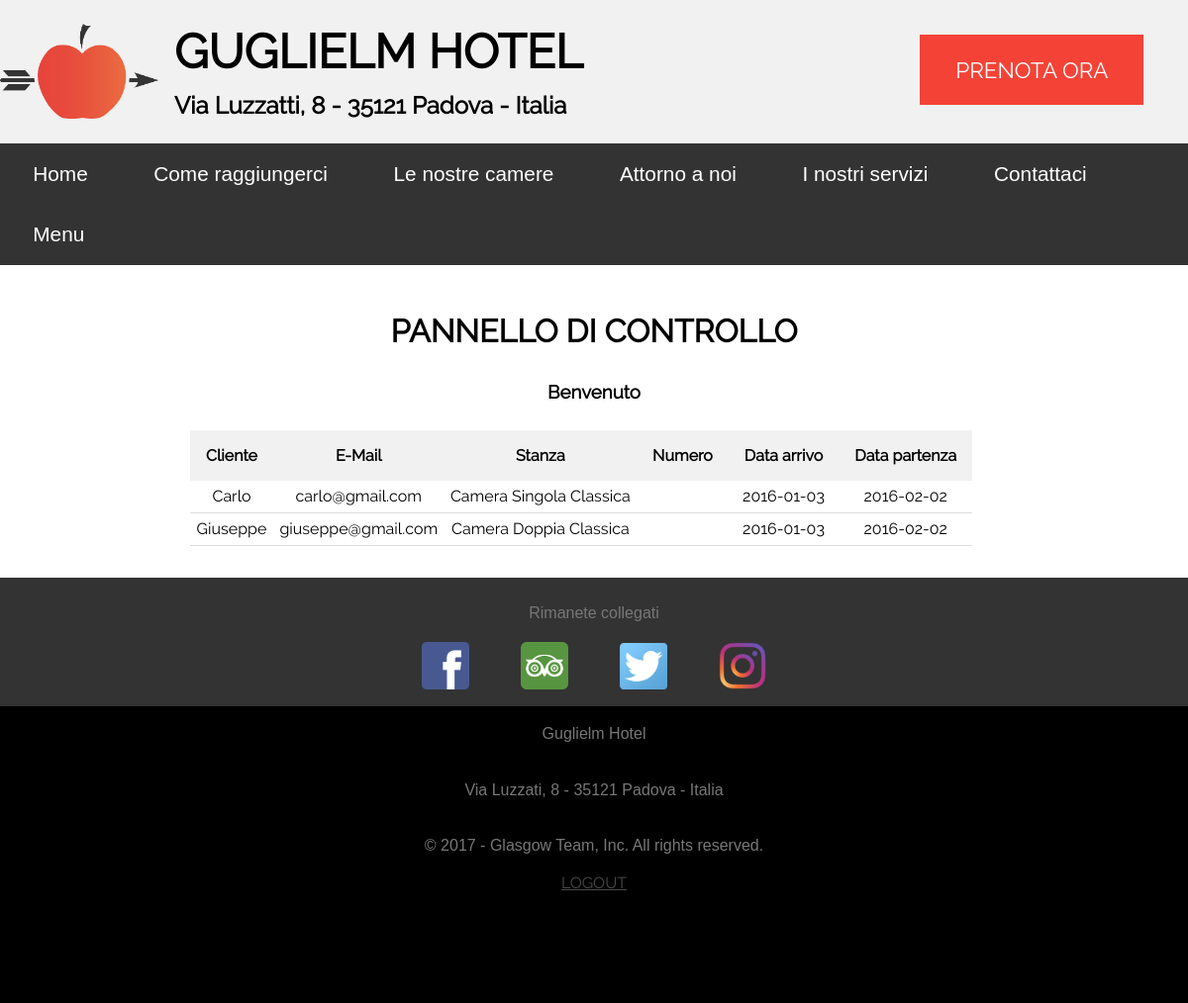
Page /cp_admin.php (signed in) on the committed database.
### tables this page shows
CREATE TABLE prenotazioni(
    id int unsigned auto_increment primary key,
    nomeUtente varchar(15) not null,
    email varchar(50) UNIQUE not null,
    data_arrivo date,
    data_partenza date,
    nStanza tinyint unsigned,
    tipoStanza varchar(4),
    FOREIGN KEY (tipoStanza) REFERENCES appartamenti(idStanza) ON DELETE CASCADE
);

CREATE TABLE appartamenti(
    idStanza varchar(4) primary key,
    nomeStanza varchar(100) not null
);

### php/connection.class.php (called while the page is built, shortened)
<?php
class connection {
    private static $DB_NAME='guglielm_hotel';
    private static $DB_HOST='localhost';
    private static $DB_USER='root';
    private static $DB_PWD='';
    static function QueryRead($query) {
        $connection = new mysqli(self::$DB_HOST,self::$DB_USER,self::$DB_PWD,self::$DB_NAME);
        mysqli_set_charset($connection, "utf8");
        $result = $connection->query($query);
        return $result;
    }
}
?>

### cp_admin.php (the view, shortened to what this page needs)
<?php
    require_once('php/functions.php');
    $content="";
    $mod=array('{list}' => '','{admin}' => '');
    if(isLogin()) {
        $content="contents/cp_admin.html";
        $mod['{admin}']=$_SESSION['adminName'];
        $res=getPrenotazioni();
        while($row=mysqli_fetch_row($res)) {
            $mod['{list}'] = $mod['{list}']. '<tr>
            <td headers="c1">'.$row[1].'</td>
            <td headers="c2">'.$row[2].'</td>
            <td headers="c3">'.getNomeStanza($row[6]).'</td>
            <td headers="c4">'.$row[5].'</td>
            <td headers="c5" axis="data da">'.$row[3].'</td>
            <td headers="c6" axis="data a">'.$row[4].'</td></td>
            </tr>';
        }
    }
    $result=PrepareContent($mod,$content);
    BuildPage("Pannello di Controllo",$result,1);
?>

### php/functions.php (shortened to what this page needs)
<?php
require_once('php/connection.class.php');
function PrepareMenu($title) {
    $menuEntry=array(
        'Home'=>'index.php',
        'Come raggiungerci'=>'come_raggiungerci.php',
        'Le nostre camere'=>'camere.php',
        'Attorno a noi'=>'dintorni.php',
        'I nostri servizi'=>'servizi.php',
        'Contattaci'=>'contatti.php',
        'Prenota'=>'prenota.php',
        'Menu'=>'#naventry-home'
    );
    $menu='<ul class="inner">';
    foreach($menuEntry as $index=>$link) {
        if($index==$title) {
          if($link=='prenota.php')
            $menu=$menu.'<li id="naventry-prenota"><a class="active">'.$index.'</a></li>';
            else if($link=='index.php')
              $menu=$menu.'<li id="naventry-home"><a class="active" href="'.$link.'">'.$index.'</a></li>';
          else{
            $menu=$menu.'<li><a class="active">'.$index.'</a></li>';
          }
        }
        else {
          if($link=='prenota.php')
            $menu=$menu.'<li id="naventry-prenota"><a class="not-active" href="'.$link.'">'.$index.'</a></li>';
          else if($link=='index.php')
            $menu=$menu.'<li id="naventry-home"><a class="not-active" href="'.$link.'">'.$index.'</a></li>';
          else{
            $menu=$menu.'<li><a class="not-active" href="'.$link.'">'.$index.'</a></li>';
          }
        }
    }
    $menu=$menu.'</ul>';
    return $menu;
}
function PrepareHeader($title) {
    $btn='';
    if($title!='Home')
        $btn='<a id="booking-button" href="prenota.php">PRENOTA ORA</a>';
    $header=file_get_contents("contents/header.html");
    $header=str_replace('{booking-btn}',$btn,$header);
    return $header;
}
function PrepareFooter($title) {
    $btn='';
    if($title=='Pannello di Controllo') {
        if(isLogin())
            $btn='<a href="logout.php">LOGOUT</a>';
    }
    else {
        $btn='<a href="cp_admin.php">PANNELLO DI CONTROLLO</a>';
    }
    $footer=file_get_contents("contents/footer.html");
    $footer=str_replace('{cpanel-btn}',$btn,$footer);
    return $footer;
}
function BuildPage($title,$content,$array=0) {
    $page=file_get_contents("contents/structure.html");
    $page=str_replace('{title}',$title,$page);
    $header=PrepareHeader($title);
    $page=str_replace('{header}',$header,$page);
    $navbar=PrepareMenu($title);
    $page=str_replace('{navbar}',$navbar,$page);
    if($array==1)
        $body=$content;
    else
        $body=file_get_contents($content);
    $page=str_replace('{content}',$body,$page);
    $footer=PrepareFooter($title);
    $page=str_replace('{footer}',$footer,$page);
    echo $page;
}
function isLogin() {
    if(isset($_SESSION['adminOnline'])) {
        if($_SESSION['adminOnline']==1)
            return true;
        else
            return false;
    }
    else
        return false;
}
function getPrenotazioni() {
    $result = connection::QueryRead("SELECT * FROM prenotazioni");
    return $result;
}
function getNomeStanza($TipoStanza) {
    $result = connection::QueryRead("SELECT nomeStanza FROM appartamenti WHERE idStanza='$TipoStanza'");
    $row = mysqli_fetch_row($result);
    return $row[0];
}
?>

### contents/css/style.css (style rules this page uses)
* { margin: 0; padding: 0; }
html, body { font-family: 'Raleway', Arial, Helvetica, sans-serif; -webkit-text-size-adjust: 100%; }
p, ul, span { font-family: Arial, Helvetica, sans-serif; }
#booking-button, #topScrollButton, #booking-submit-button { text-decoration: none; float: right; margin-top: 0.5em; margin-right: 2em; padding-top: 1em; padding-bottom: 1em; padding-left: 1.6em; padding-right: 1.6em; font-size: 1.4em; color: white; background-color: #f44336; }
#content-box { display: block; }
.inner { margin: auto; max-width: 1268px; }
.tile { overflow: auto; padding-top: 3em; }
.tile h2 { font-size: 2em; text-align: center; padding-bottom: 1em; }
.tile h3 { text-align: center; }
.BG-gray { background-color: #f1f1f1; }
#header { padding-top: 2%; padding-bottom: 2%; }
#header h1 { font-size: 3em; }
#home-link { text-decoration: none; display:block; margin-right: 18em }
#info_box h2 { padding-top: 0.5em; }
h3 { padding-bottom: 1.5em; }
#logo { float: left; width: 10em; height: 6em; padding-right: 1em; }
#navbar { width: 100%; text-align: center; background-color: #333; }
#navbar ul { overflow: hidden; list-style-type: none; }
#navbar ul li { float: left; }
#navbar li a { font-size: 1.3em; display: block; padding-top: 0.9em; padding-bottom: 0.9em; padding-left: 1.6em; padding-right: 1.6em; color: white; text-decoration: none; }
a:link, a:visited { color: black; }
#footer { padding-bottom: 7em; background-color: black; text-align: center; }
#footer p { padding-top: 1.2em; padding-bottom: 1.2em; color: #777; }
#footer a { color: #494949; }
#social-footer { padding: 0.5em; background-color: #333; }
#social-footer img { padding-top: 0.1em; padding-bottom: 0.3em; padding-left: 1.5em; padding-right: 1.5em; width: 3em; }
#tab-prenotazioni { text-align: center; margin-left: 16%; margin-bottom: 2em; border-collapse: collapse; }
#tab-prenotazioni th { background-color: #f1f1f1; padding: 1em; }
#tab-prenotazioni td { padding: 0.4em; border-bottom: 1px solid #ddd; }

### contents/css/style_m.css (style rules this page uses)
#logo { width: 245px; height: 145px; }
#content-box, #footer { font-size: 2em; }
#info_box h1 { font-size: 5em; text-align: center; padding-top: 0.5em; padding-bottom: 0.2em; padding-left: 0em; }
#info_box h2 { display: none; }
#booking-button { display: none; }
#home-link { margin-right: 1em; }
#social-footer img { width: 10%; }
#navbar { overflow: auto; font-size: 2em; }
#navbar ul li { float: none; }

### rows in the picture
prenotazioni: nomeUtente "Carlo", email "carlo@gmail.com", tipoStanza.nomeStanza "Camera Singola Classica", data_arrivo "2016-01-03", data_partenza "2016-02-02"
prenotazioni: nomeUtente "Giuseppe", email "giuseppe@gmail.com", tipoStanza.nomeStanza "Camera Doppia Classica", data_arrivo "2016-01-03", data_partenza "2016-02-02"

### other values in the picture
$index "Home"
$index "Come raggiungerci Le nostre camere Attorno a noi I nostri servizi Contattaci Menu"
